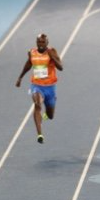
#> input picture example_images/example1.png, 100 x 200 px
$ python main.py   (older library calls are emulated)
#> lines starting #> are read from the running program, lines starting #| are printed output that depends on the picture
import cv2
import numpy as np
import copy
from matplotlib import pyplot as plt
import os
import math


def preprocessing(image):
    img = copy.deepcopy(image)
    N, M, D = img.shape
    resized_img = cv2.resize(img, (64, 128))
    return resized_img, N, M


def gradient(image):
    img = copy.deepcopy(image)
    img = np.float32(img) / 255.0
    gx = cv2.Sobel(img, cv2.CV_32F, 1, 0, ksize=1)
    gy = cv2.Sobel(img, cv2.CV_32F, 0, 1, ksize=1)
    mag, angle = cv2.cartToPolar(gx, gy, angleInDegrees=True)
    return gx, gy, mag, angle


def value_correction(mag):
    N, M, D = mag.shape
    for i in range(0, N):
        for j in range(0, M):
            mag[i, j, 0] = round(mag[i, j, 0], 3)
            mag[i, j, 1] = round(mag[i, j, 1], 3)
            mag[i, j, 2] = round(mag[i, j, 2], 3)
    mag = np.uint8(mag * 255)
    return mag


# [25 lines left out: functions visualize_gradient, visualize_bins, not called in this run]


def round_numbers(mag, angle):
    m_R = mag[:, :, 0]
    m_G = mag[:, :, 1]
    m_B = mag[:, :, 2]
    a_R = angle[:, :, 0]
    a_G = angle[:, :, 1]
    a_B = angle[:, :, 2]

    N, M, D = mag.shape
    mag_RGB = np.zeros((N, M))
    angle_RGB = np.zeros((N, M))
    for i in range(0, N):
        for j in range(0, M):
            vec = [m_R[i, j], m_G[i, j], m_B[i, j]]
            max_value = np.max(vec)
            if max_value == vec[0]:
                mag_RGB[i, j] = round(max_value)
                angle_RGB[i, j] = round(a_R[i, j])
            elif max_value == vec[1]:
                mag_RGB[i, j] = round(max_value)
                angle_RGB[i, j] = round(a_G[i, j])
            elif max_value == vec[2]:
                mag_RGB[i, j] = round(max_value)
                angle_RGB[i, j] = round(a_B[i, j])
    return mag_RGB, angle_RGB


def divide_blocks(mag, angle):
    N_mag, M_mag = mag.shape
    magnitude_RGB = [[], [], [], [], [], [], [], []]
    angle_RGB = [[], [], [], [], [], [], [], []]
    step = 8
    counter = 0
    for i in range(0, N_mag, 8):
        for j in range(0, M_mag, 8):
            mag_RGB = mag[i:i + step, j:j + step]
            ang_RGB = angle[i:i + step, j:j + step]
            magnitude_RGB[counter].append(mag_RGB)
            angle_RGB[counter].append(ang_RGB)

            if len(angle_RGB[counter]) == 16:
                counter = counter + 1
    return magnitude_RGB, angle_RGB


def histogram_proportions(interval, an, ma, bin1, bin2):
    if len(interval) == 20:
        if an == interval[0]:
            bin1.append(ma)
        elif an == interval[1]:
            bin1.append(round(ma * 0.95))
            bin2.append(round(ma * 0.05))
        elif an == interval[2]:
            bin1.append(round(ma * 0.9))
            bin2.append(round(ma * 0.1))
        elif an == interval[3]:
            bin1.append(round(ma * 0.85))
            bin2.append(round(ma * 0.15))
        elif an == interval[4]:
            bin1.append(round(ma * 0.8))
            bin2.append(round(ma * 0.2))
        elif an == interval[5]:
            bin1.append(round(ma * 0.75))
            bin2.append(round(ma * 0.25))
        elif an == interval[6]:
            bin1.append(round(ma * 0.7))
            bin2.append(round(ma * 0.3))
        elif an == interval[7]:
            bin1.append(round(ma * 0.65))
            bin2.append(round(ma * 0.35))
        elif an == interval[8]:
            bin1.append(round(ma * 0.6))
            bin2.append(round(ma * 0.4))
        elif an == interval[9]:
            bin1.append(round(ma * 0.55))
            bin2.append(round(ma * 0.45))
        elif an == interval[10]:
            bin1.append(round(ma / 2))
            bin2.append(round(ma / 2))
        elif an == interval[11]:
            bin1.append(round(ma * 0.45))
            bin2.append(round(ma * 0.55))
        elif an == interval[12]:
            bin1.append(round(ma * 0.4))
            bin2.append(round(ma * 0.6))
        elif an == interval[13]:
            bin1.append(round(ma * 0.35))
            bin2.append(round(ma * 0.65))
        elif an == interval[14]:
            bin1.append(round(ma * 0.3))
            bin2.append(round(ma * 0.7))
        elif an == interval[15]:
            bin1.append(round(ma * 0.25))
            bin2.append(round(ma * 0.75))
        elif an == interval[16]:
            bin1.append(round(ma * 0.2))
            bin2.append(round(ma * 0.8))
        elif an == interval[17]:
            bin1.append(round(ma * 0.15))
            bin2.append(round(ma * 0.85))
        elif an == interval[18]:
            bin1.append(round(ma * 0.1))
            bin2.append(round(ma * 0.9))
        elif an == interval[19]:
            bin1.append(round(ma * 0.05))
            bin2.append(round(ma * 0.95))
    elif len(interval) == 21:
        if an == interval[0]:
            bin1.append(ma)
        elif an == interval[1]:
            bin1.append(round(ma * 0.95))
            bin2.append(round(ma * 0.05))
        elif an == interval[2]:
            bin1.append(round(ma * 0.9))
            bin2.append(round(ma * 0.1))
        elif an == interval[3]:
            bin1.append(round(ma * 0.85))
            bin2.append(round(ma * 0.15))
        elif an == interval[4]:
            bin1.append(round(ma * 0.8))
            bin2.append(round(ma * 0.2))
        elif an == interval[5]:
            bin1.append(round(ma * 0.75))
            bin2.append(round(ma * 0.25))
        elif an == interval[6]:
            bin1.append(round(ma * 0.7))
            bin2.append(round(ma * 0.3))
        elif an == interval[7]:
            bin1.append(round(ma * 0.65))
            bin2.append(round(ma * 0.35))
        elif an == interval[8]:
            bin1.append(round(ma * 0.6))
            bin2.append(round(ma * 0.4))
        elif an == interval[9]:
            bin1.append(round(ma * 0.55))
            bin2.append(round(ma * 0.45))
        elif an == interval[10]:
            bin1.append(round(ma / 2))
            bin2.append(round(ma / 2))
        elif an == interval[11]:
            bin1.append(round(ma * 0.45))
            bin2.append(round(ma * 0.55))
        elif an == interval[12]:
            bin1.append(round(ma * 0.4))
            bin2.append(round(ma * 0.6))
        elif an == interval[13]:
            bin1.append(round(ma * 0.35))
            bin2.append(round(ma * 0.65))
        elif an == interval[14]:
            bin1.append(round(ma * 0.3))
            bin2.append(round(ma * 0.7))
        elif an == interval[15]:
            bin1.append(round(ma * 0.25))
            bin2.append(round(ma * 0.75))
        elif an == interval[16]:
            bin1.append(round(ma * 0.2))
            bin2.append(round(ma * 0.8))
        elif an == interval[17]:
            bin1.append(round(ma * 0.15))
            bin2.append(round(ma * 0.85))
        elif an == interval[18]:
            bin1.append(round(ma * 0.1))
            bin2.append(round(ma * 0.9))
        elif an == interval[19]:
            bin1.append(round(ma * 0.05))
            bin2.append(round(ma * 0.95))
        elif an == interval[20]:
            bin2.append(ma)

    return bin1, bin2


def histogram_of_gradients(magnitude, angle):
    interval1 = list(range(0, 20))
    interval2 = list(range(20, 40))
    interval3 = list(range(40, 60))
    interval4 = list(range(60, 80))
    interval5 = list(range(80, 100))
    interval6 = list(range(100, 120))
    interval7 = list(range(120, 140))
    interval8 = list(range(140, 160))
    interval9 = list(range(160, 181))

    histogram = [[], [], [], [], [], [], [], [], [], [], [], [], [], [], [], []]
    histogram_visualization = [[], [], [], [], [], [], [], [], [], [], [], [], [], [], [], []]

    counter2 = 0
    for a in range(0, len(magnitude)):
        for b in range(0, len(magnitude[0])):
            ma = magnitude[a][b]
            an = angle[a][b]
            bin0 = []
            bin20 = []
            bin40 = []
            bin60 = []
            bin80 = []
            bin100 = []
            bin120 = []
            bin140 = []
            bin160 = []

            for i in range(0, 8):
                for j in range(0, 8):
                    if an[i, j] > 180:
                        an[i, j] = an[i, j] - 180
                    if an[i, j] in interval1:
                        bin0, bin20 = histogram_proportions(interval1, an[i, j], ma[i, j], bin0, bin20)
                    elif an[i, j] in interval2:
                        bin20, bin40 = histogram_proportions(interval2, an[i, j], ma[i, j], bin20, bin40)
                    elif an[i, j] in interval3:
                        bin40, bin60 = histogram_proportions(interval3, an[i, j], ma[i, j], bin40, bin60)
                    elif an[i, j] in interval4:
                        bin60, bin80 = histogram_proportions(interval4, an[i, j], ma[i, j], bin60, bin80)
                    elif an[i, j] in interval5:
                        bin80, bin100 = histogram_proportions(interval5, an[i, j], ma[i, j], bin80, bin100)
                    elif an[i, j] in interval6:
                        bin100, bin120 = histogram_proportions(interval6, an[i, j], ma[i, j], bin100, bin120)
                    elif an[i, j] in interval7:
                        bin120, bin140 = histogram_proportions(interval7, an[i, j], ma[i, j], bin120, bin140)
                    elif an[i, j] in interval8:
                        bin140, bin160 = histogram_proportions(interval8, an[i, j], ma[i, j], bin140, bin160)
                    elif an[i, j] in interval9:
                        bin160, bin0 = histogram_proportions(interval9, an[i, j], ma[i, j], bin160, bin0)

            hist = [(np.sum(bin0)), (np.sum(bin20)), (np.sum(bin40)), (np.sum(bin60)), (np.sum(bin80)),
                    (np.sum(bin100)), (np.sum(bin120)), (np.sum(bin140)), (np.sum(bin160))]

            hist_visualization = [bin0, bin20, bin40, bin60, bin80, bin100, bin120, bin140, bin160]
            histogram[counter2].append(hist)
            histogram_visualization[counter2].append(hist_visualization)

            if len(histogram[counter2]) == 8:
                counter2 = counter2 + 1
    return histogram, histogram_visualization


# [17 lines left out: function visualize_histogram, not called in this run]


def histogram_normalization(histogram):
    FeatureDescriptor = []
    norm_hist = []
    histogram_image = [[], [], [], [], [], [], [], [], [], [], [], [], [], [], [], []]
    for a in range(0, len(histogram_image)):
        for b in range(0, 8):
            histogram_image[a].append([])

    for i in range(0, len(histogram) - 1):
        for j in range(0, len(histogram[0]) - 1):
            tmp = [histogram[i][j], histogram[i][j + 1], histogram[i + 1][j], histogram[i + 1][j + 1]]
            value = 0
            for k in range(0, len(tmp)):
                for z in range(0, 9):
                    value = value + pow(tmp[k][z], 2)
            sqrt_value = round(np.sqrt(value), 2)
            for a in range(0, len(tmp)):
                norm_hist = []
                for b in range(0, 9):
                    norm_value = round((tmp[a][b] / sqrt_value), 2)
                    norm_hist.append(norm_value)
                    FeatureDescriptor.append(norm_value)

                    if (i % 2) == 0 and (j % 2) == 0:
                        if a == 0:
                            histogram_image[i][j].append(norm_value)
                        elif a == 1:
                            histogram_image[i][j + 1].append(norm_value)
                        elif a == 2:
                            histogram_image[i + 1][j].append(norm_value)
                        elif a == 3:
                            histogram_image[i + 1][j + 1].append(norm_value)
    return histogram_image, FeatureDescriptor


def visualization_function(matrix, length, a):
    a = math.radians(a)
    y_start = 100
    x_start = 100
    y_end = int(y_start + (length * np.sin(a)))
    x_end = int(x_start + (length * np.cos(a)))
    y_end_mirror = int(y_start - (y_end - y_start))
    x_end_mirror = int(x_start - (x_end - x_start))
    cv2.line(matrix, (x_start, y_start), (x_end, y_end), (0, 0, 255), 1)
    cv2.line(matrix, (x_start, y_start), (x_end_mirror, y_end_mirror), (0, 0, 255), 1)
    return matrix


def visualization_vector(histogram):
    viz = np.zeros((200, 200))
    viz = (np.dstack((viz, viz, viz)) * 255.999).astype(np.uint8)
    angles = [0, 20, 40, 60, 80, 100, 120, 140, 160]
    for i in range(0, len(histogram)):
        length = histogram[i] * 100
        a = angles[i]
        viz = visualization_function(viz, length, a)
    viz = cv2.transpose(viz)
    viz = cv2.flip(viz, flipCode=0)
    return viz


def image_vis(histogram):
    viz_vertical = []
    for i in range(0, len(histogram)):
        viz_horizontal = []
        for j in range(0, len(histogram[0])):
            v = visualization_vector(histogram[i][j])
            v = cv2.resize(v, (300, 300))
            viz_horizontal.append(v)
        viz_vertical.append(viz_horizontal)

    vertical_image = []
    for i in range(0, len(viz_vertical)):
        horizontal_image = []
        for j in range(0, len(viz_vertical[0])):
            horizontal_image.append(viz_vertical[i][j])
        horizontal_image = cv2.hconcat(
            [horizontal_image[0], horizontal_image[1], horizontal_image[2], horizontal_image[3],
             horizontal_image[4], horizontal_image[5], horizontal_image[6], horizontal_image[7]])
        vertical_image.append(horizontal_image)

    image_visualization = cv2.vconcat(
        [vertical_image[0], vertical_image[1], vertical_image[2], vertical_image[3], vertical_image[4],
         vertical_image[5], vertical_image[6], vertical_image[7], vertical_image[8], vertical_image[9],
         vertical_image[10], vertical_image[11], vertical_image[12], vertical_image[13], vertical_image[14],
         vertical_image[15]])
    return image_visualization


def HOG_visualization(original_image, vector_image, N, M):
    image_visualization = vector_image + vector_image + vector_image
    image_visualization = cv2.resize(image_visualization, (3*M, 3*N))
    img_rez = cv2.resize(original_image, (3*M, 3*N))
    M, N, D = img_rez.shape
    for i in range(0, M):
        for j in range(0, N):
            if image_visualization[i, j, 2] != 0:
                img_rez[i, j, 0] = 0
                img_rez[i, j, 1] = 0
                img_rez[i, j, 2] = 255
    return img_rez, image_visualization


def HOG(img):
    resized_img, N, M = preprocessing(img)
    gx, gy, mag, angle = gradient(resized_img)
    mag = value_correction(mag)
    mag, angle = round_numbers(mag, angle)
    # visualize_gradient(img)
    # visualize_bins(resized_img)
    magnitude_RGB, angle_RGB = divide_blocks(mag, angle)
    histogram, histogram_visualization = histogram_of_gradients(magnitude_RGB, angle_RGB)
    # visualize_histogram(histogram, 1, 3)
    histogram_image, FeatureDescriptor = histogram_normalization(histogram)
    image_visualization = image_vis(histogram_image)
    HOG_image, image_vectors = HOG_visualization(img, image_visualization, N, M)
    return HOG_image, image_vectors, FeatureDescriptor


# [9 lines left out: function load_images_from_folder, not called in this run]


def main():
    img = cv2.imread("example_images/example1.png")
#> img is the input picture: shape (200, 100, 3); mean B, G, R 148.7, 147.5, 149.1
    HOG_image, image_vectors, FeatureDescriptor = HOG(img)
#> in preprocessing, `resized_img = cv2.resize(img, (64, 128))`:
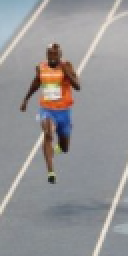
#> resized_img: shape (128, 64, 3) (shown 2 times larger); mean B, G, R 148.6, 147.4, 149
#> in HOG, `resized_img, N, M = preprocessing(img)`: N = 200; M = 100
#> in gradient, `gy = cv2.Sobel(img, cv2.CV_32F, 0, 1, ksize=1)`:
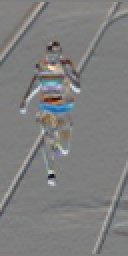
#> gy: shape (128, 64, 3) float32 (shown 2 times larger); mean B, G, R -0.000737, -0.000524, -0.000139; drawn with min black and max white
#> in gradient, `mag, angle = cv2.cartToPolar(gx, gy, angleInDegrees=True)`:
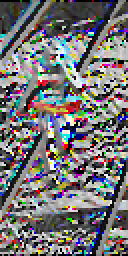
#> angle: shape (128, 64, 3) float32 (shown 2 times larger); mean B, G, R 164.6, 163.3, 165.1; drawn with min black and max white
#> after the loop in round_numbers, `for i in range(0, N):`:
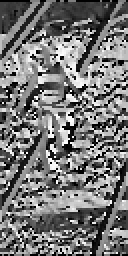
#> angle_RGB: shape (128, 64) float64 (shown 2 times larger); min 0, max 359, mean 167.4; drawn with min black and max white
#> after the loop in round_numbers, `for i in range(0, N):`:
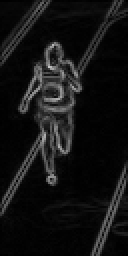
#> mag_RGB: shape (128, 64) float64 (shown 2 times larger); min 0, max 198, mean 18.9
#> after the loop in divide_blocks, `for i in range(0, N_mag, 8):`: counter = 8
#> in HOG, `magnitude_RGB, angle_RGB = divide_blocks(mag, angle)`: magnitude_RGB = 8 items
#> the loop in histogram_of_gradients, `for a in range(0, len(magnitude)):` made 8 passes
#> after the loop in histogram_of_gradients, `for a in range(0, len(magnitude)):`: counter2 = 16
#> in HOG, `histogram, histogram_visualization = histogram_of_gradients(magnitude_..`: histogram = 16 items
#> the loop in histogram_normalization, `for i in range(0, len(histogram) - 1):` made 15 passes
#> after the loop in histogram_normalization, `for i in range(0, len(histogram) - 1):`: FeatureDescriptor = 3780 values, max 0.97 at index 758, min 0 at index 0, mean 0.102
#> in HOG, `histogram_image, FeatureDescriptor = histogram_normalization(histogram)`: histogram_image = 16 items
#> the loop in image_vis, `for i in range(0, len(histogram)):` made 16 passes
#> the loop in image_vis, `for i in range(0, len(viz_vertical)):` made 16 passes
#> after the loop in image_vis, `for i in range(0, len(viz_vertical)):`:
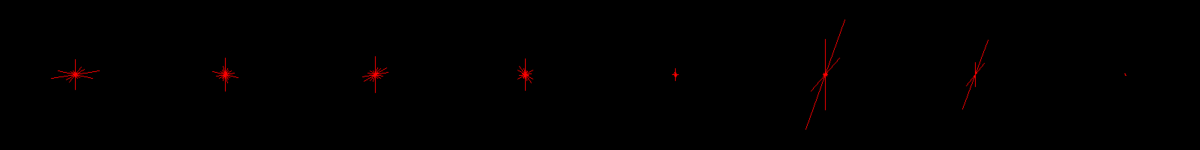
#> horizontal_image: shape (300, 2400, 3) (shown at 1/2 size); mean of channels 0, 1, 2 0, 0, 1; drawn as B, G, R
#> after the loop in HOG_visualization, `for i in range(0, M):`:
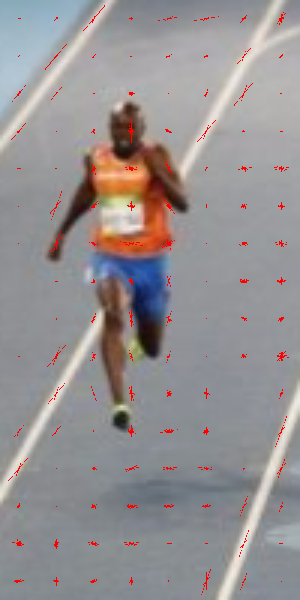
#> img_rez: shape (600, 300, 3); mean B, G, R 147.1, 145.9, 150.1
    cv2.imshow('HOG image', HOG_image)
    cv2.waitKey(0)


if __name__ == '__main__':
    main()

$ run again, with example_images/example2.png copied over example_images/example1.png
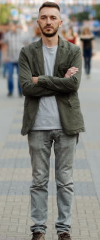
#> input picture example_images/example2.png, 100 x 240 px
#> in main, img is the input picture: shape (240, 100, 3); mean B, G, R 126.6, 132.3, 133.1
#> in HOG, `resized_img, N, M = preprocessing(img)`: N = 240; M = 100
#> img: shape (128, 64, 3) float32
#> after the loop in round_numbers, `for i in range(0, N):`:
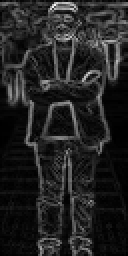
#> mag_RGB: shape (128, 64) float64 (shown 2 times larger); min 0, max 249, mean 34.3
#> after the loop in divide_blocks, `for i in range(0, N_mag, 8):`: counter = 8
#> in HOG, `magnitude_RGB, angle_RGB = divide_blocks(mag, angle)`: magnitude_RGB = 8 items
#> the loop in histogram_of_gradients, `for a in range(0, len(magnitude)):` made 8 passes
#> after the loop in histogram_of_gradients, `for a in range(0, len(magnitude)):`: counter2 = 16
#> histogram = 16 items
#> the loop in histogram_normalization, `for i in range(0, len(histogram) - 1):` made 15 passes
#> after the loop in histogram_normalization, `for i in range(0, len(histogram) - 1):`: FeatureDescriptor = 3780 values, max 0.74 at index 1062, min 0 at index 1039, mean 0.124
#> in HOG, `histogram_image, FeatureDescriptor = histogram_normalization(histogram)`: histogram_image = 16 items
#> the loop in image_vis, `for i in range(0, len(histogram)):` made 16 passes
#> the loop in image_vis, `for i in range(0, len(viz_vertical)):` made 16 passes
#> after the loop in HOG_visualization, `for i in range(0, M):`:
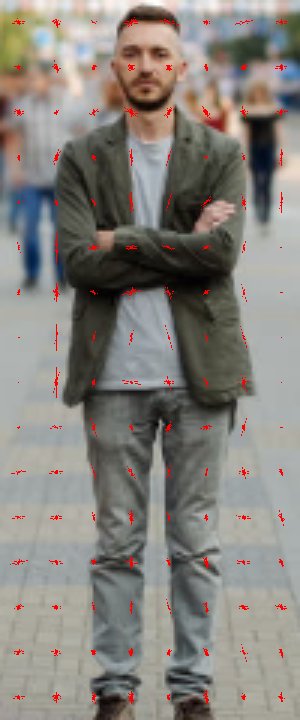
#> img_rez: shape (720, 300, 3); mean B, G, R 125, 130.6, 134.5
